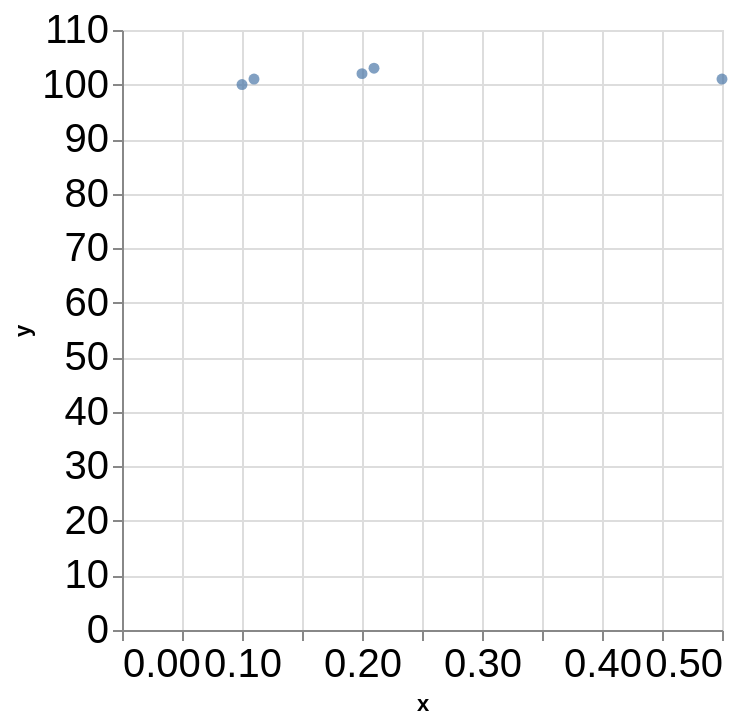

The Vega-Lite source for this figure:
### Vega-Lite specification from a JSON file in a GitHub repository (floating-point values rounded to 4 significant figures)
{"$schema": "https://vega.github.io/schema/vega-lite/v5.json", "data": {"values": [{"x": 0.1, "y": 100}, {"x": 0.11, "y": 101}, {"x": 0.2, "y": 102}, {"x": 0.21, "y": 103}, {"x": 0.5, "y": 101}]}, "encoding": {"x": {"axis": {"labelFontSize": 20, "labelOverlap": true}, "field": "x", "type": "quantitative"}, "y": {"axis": {"labelFontSize": 20, "labelOverlap": true}, "field": "y", "type": "quantitative"}}, "mark": "circle"}
